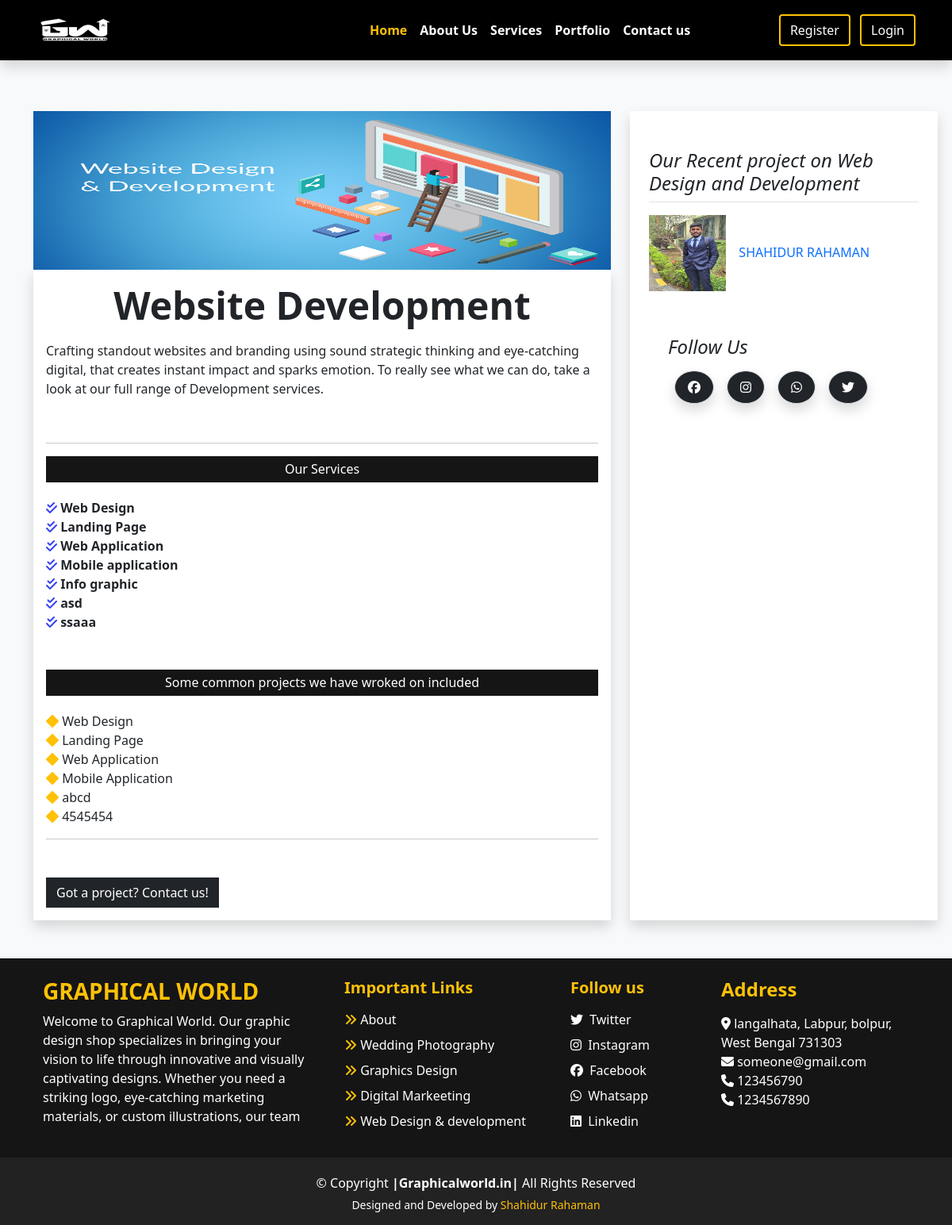
Screenshot of /webdev-details.php with the database file from the repository.
### tables this page shows
CREATE TABLE `s_content` (
  `id` int(11) NOT NULL,
  `image` varchar(255) DEFAULT NULL,
  `about` text DEFAULT NULL,
  `type` varchar(255) DEFAULT NULL
);

CREATE TABLE `s_services` (
  `id` int(11) NOT NULL,
  `s_s_name` varchar(255) DEFAULT NULL,
  `type` varchar(255) DEFAULT NULL
);

CREATE TABLE `s_s_c_project` (
  `id` int(11) NOT NULL,
  `ssc_name` varchar(255) DEFAULT NULL,
  `type` varchar(255) DEFAULT NULL
);

CREATE TABLE `portfolio` (
  `id` int(11) NOT NULL,
  `image` varchar(255) NOT NULL,
  `name` varchar(255) DEFAULT NULL,
  `category` varchar(255) DEFAULT NULL
);

CREATE TABLE `footer` (
  `id` int(11) NOT NULL,
  `f_heading` varchar(255) DEFAULT NULL,
  `f_body` varchar(255) DEFAULT NULL
);

CREATE TABLE `contact_us` (
  `id` int(11) NOT NULL,
  `address` varchar(255) DEFAULT NULL,
  `heading` varchar(255) DEFAULT NULL,
  `ph1` varchar(255) DEFAULT NULL,
  `ph2` varchar(255) DEFAULT NULL,
  `email` varchar(255) DEFAULT NULL,
  `fb` varchar(255) DEFAULT NULL,
  `insta` varchar(255) DEFAULT NULL,
  `tw` varchar(255) DEFAULT NULL,
  `whatp` varchar(255) DEFAULT NULL,
  `g_map` varchar(255) DEFAULT NULL
);

### webdev-details.php (the view, shortened to what this page needs)
<!DOCTYPE html>
<html lang="en">
<head>
<?php
require_once("common_content/upper_links.php");
?>
</head>
<body class="bg-light">
<?php
require_once("common_content/navbar.php");
?>
<div class="container mb-5">
    <div class="row g-5 mt-3">
      <div class="col-md-8">
                            <?php
                                require_once("dashboard/partials/DBconnect.php");
                                $sql = "SELECT * FROM s_content WHERE id = 2";
                                $stmt = $connectingDB->query($sql);
                                while($Data = $stmt->fetch()) {
                                  $image = $Data["image"];
                                  $about = $Data["about"];
                                  $type = $Data["type"];
                                }
                                ?>
        <img src="dashboard/images/<?php echo $image; ?>" height="200px" width="100%" class="" alt="<?php echo $image; ?>" />
        <article class="blog-post shadow p-3 bg-white">
          <h2 class="display-5 link-body-emphasis mb-3 fw-bold text-center">
            <?php echo $type; ?>
          </h2>
          <p>
           <?php echo $about; ?>
          </p>
          </p><br>
          <hr>
          <div class="blog_details">
            <h5>Our Services</h5>
          </div>
          <div class="our_services">
            <div class="row">
              <div class="col-lg-4">
                          <?php
                                $sql2 = "SELECT * FROM s_services WHERE type ='Website Development'";
                                $stmt2 = $connectingDB->query($sql2);
                                while($Data2 = $stmt2->fetch()) {
                                  $s_s_name = $Data2["s_s_name"];
                                ?>
                <i class="fa-solid fa-check-double" style="color: #3440f4"></i>
                <span class="fw-bold"><?php echo $s_s_name; ?></span><br />
                <?php } ?>
              </div>
            </div>
          </div>
          <br><br>
          <div class="bg-white blog_details">
            <h5>Some common projects we have wroked on included</h5>
          </div>
          <ul class="list-unstyled">
                              <?php
                                $sql3= "SELECT * FROM s_s_c_project WHERE type ='Website Development'";
                                $stmt3 = $connectingDB->query($sql3);
                                while($Data3 = $stmt3->fetch()) {
                                  $ssc_name = $Data3["ssc_name"];
                                ?>
            <li>
              <i class="fa-solid fa-diamond text-warning"></i> <?php echo $ssc_name; ?>
            </li>
            <?php } ?>
          </ul>
          <hr>
          <nav class="blog-pagination mt-5" aria-label="Pagination">
            <a href="contact_us"><button type="button" class="btn btn-dark rounded-0">
                Got a project? Contact us!
              </button></a>
          </nav>
        </article>
      </div>
      <div class="col-md-4 shadow bg-white">
        <div class="position-sticky mt-5" style="top: 2rem">
          <div>
            <h4 class="fst-italic">
              Our Recent project on Web Design and Development
            </h4>
            <ul class="list-unstyled">
            <?php
                                $sql3= "SELECT * FROM portfolio WHERE category ='Website Development'";
                                $stmt3 = $connectingDB->query($sql3);
                                while($Data3 = $stmt3->fetch()) {
                                  $portfolio_image = $Data3["image"];
                                  $portfolio_name = $Data3["name"];
                                ?>
              <li>
                <a class="d-flex flex-column flex-lg-row gap-3 align-items-start align-items-lg-center py-3 link-body-emphasis text-decoration-none border-top"
                  href="portfolio">
                  <img class="bd-placeholder-img" src="dashboard/images/<?php echo $portfolio_image; ?>" width="100%" height="96" alt="<?php echo $image; ?>">
                  <div class="col-lg-8">
                    <h6 class="mb-0"><?php echo $portfolio_name; ?></h6>
                  </div>
                </a>
              </li>
              <?php } ?>
            </ul>
          </div>
          <div class="p-4">
            <h4 class="fst-italic">Follow Us</h4>
                                    <?php
                                       $sql5 = "SELECT * FROM  contact_us";
                                       $stmt5 = $connectingDB->query($sql5);
                                       while ($Data5 = $stmt5->fetch()) {
                                           $facebook = $Data5["fb"];
                                           $instagram = $Data5["insta"];
                                           $twitter = $Data5["tw"];
                                           $whatsapp = $Data5["whatp"];
                                       }
                                       ?>
            <ol class="list-unstyled" style="display: flex">
              <li class="m-2 border bg-dark border-black shadow px-3 py-2 rounded-circle">
                <a class="text-decoration-none text-white" href="<?php echo $facebook; ?>" target="_blank"><i class="fab fa-facebook"></i></a>
              </li>
              <li class="m-2 border bg-dark border-black shadow px-3 py-2 rounded-circle">
                <a class="text-decoration-none text-white" href="<?php echo $instagram; ?>" target="_blank"><i class="fab fa-instagram"></i></a>
              </li>
              <li class="m-2 border bg-dark border-black shadow px-3 py-2 rounded-circle">
                <a class="text-decoration-none text-white" href="<?php echo $whatsapp; ?>" target="_blank" target="_blank"><i class="fab fa-whatsapp"></i></a>
              </li>
              <li class="m-2 border bg-dark border-black shadow px-3 py-2 rounded-circle">
                <a class="text-decoration-none text-white" href="<?php echo $twitter; ?>" target="_blank"><i class="fab fa-twitter"></i></a>
              </li>
            </ol>
          </div>
        </div>
      </div>
    </div>
  </div>
<?php
require_once("common_content/footer.php");
?>
</body>
</html>

### common_content/footer.php
  <div class="container-fluid footer text-white" style="border-top: 1px black solid;">
    <div class="container">
      <div class="row">
        <div class="col-lg-4 p-4">
        <?php
         require_once("dashboard/partials/DBconnect.php");
         $sql1 = "SELECT * FROM footer";
         $stmt1 = $connectingDB->query($sql1);
         while ($Data1 = $stmt1->fetch()) {
             $f_heading = $Data1["f_heading"];
             $f_body = $Data1["f_body"];
         }
         ?>
          <h3 class="h-font fw-bold fs-3 text-warning text-uppercase"><?php echo $f_heading; ?></h3>
          <p>
           <?php echo $f_body; ?>
          </p>
        </div>
        <div class="col-lg-3 p-4">
          <h5 class="mb-3 fw-bold text-warning">Important Links</h5>
          <a href="about_us" class="d-inline-block mb-2 text-white text-decoration-none">
            <i class="fa-solid fa-angles-right text-warning"></i><span class="fot"> About</span></a><br>
          <a href="wedding-photography-details" class="d-inline-block mb-2 text-white text-decoration-none">
            <i class="fa-solid fa-angles-right text-warning"></i><span class="fot"> Wedding Photography</span></a><br>
          <a href="graphics-design-details" class="d-inline-block mb-2 text-white text-decoration-none">
            <i class="fa-solid fa-angles-right text-warning"></i><span class="fot"> Graphics Design</span></a><br>
          <a href="digital-markeeting-details" class="d-inline-block mb-2 text-white text-decoration-none">
            <i class="fa-solid fa-angles-right text-warning"></i><span class="fot"> Digital Markeeting</span></a><br>
          <a href="webdev-details" class="d-inline-block mb-2 text-white text-decoration-none">
            <i class="fa-solid fa-angles-right text-warning"></i><span class="fot"> Web Design & development</span></a><br>
        </div>
        <div class="col-lg-2 p-4">
          <h5 class="mb-3 fw-bold text-warning">Follow us</h5>
          <a href="#" class="d-inline-block text-white text-decoration-none mb-2"><i class="fab fa-twitter me-1"></i>
            Twitter</a><br>
          <a href="#" class="d-inline-block text-white text-decoration-none mb-2"><i class="fab fa-instagram me-1"></i>
            Instagram</a><br>
          <a href="#" class="d-inline-block text-white text-decoration-none mb-2"><i class="fab fa-facebook me-1"></i>
            Facebook</a><br>
          <a href="#" class="d-inline-block text-white text-decoration-none mb-2"><i class="fab fa-whatsapp me-1"></i>
            Whatsapp</a><br>
          <a href="#" class="d-inline-block text-white text-decoration-none mb-2"><i class="fab fa-linkedin me-1"></i>
            Linkedin</a><br>
        </div>
        <div class="col-lg-3 p-4">
          <?php
          $sql2 = "SELECT * FROM contact_us";
          $stmt2 = $connectingDB->query($sql2);
          while ($Data2 = $stmt2->fetch()) {
              $address = $Data2["address"];
              $email = $Data2["email"];
              $ph1 = $Data2["ph1"];
              $ph2 = $Data2["ph2"];
          }
          ?>
          <h4 class="mb-3 fw-bold text-warning">Address</h4>
          <i class="fa-solid fa-location-dot"></i> <?php echo $address; ?>
          <br>
          <i class="fa-solid fa-envelope"></i> <?php echo $email; ?> <br>
          <i class="fa-solid fa-phone"></i> <?php echo $ph1; ?> <br>
          <i class="fa-solid fa-phone"></i> <?php echo $ph2; ?> <br>
        </div>
      </div>
    </div>
  </div>
  <div class="second-footer m-0" style="background-color: #222222;">
    <div class="container">
        <div class="copyright">
          © Copyright <strong><span>|Graphicalworld.in|</span></strong> All Rights Reserved
        </div>
        <div class="credits">
          Designed and Developed by <a href="" class="text-decoration-none text-warning">Shahidur Rahaman</a>
        </div>
      </div>
</div>

### css/style.css (style rules this page uses)
.blog_details h5 { background-color: #151515; color: #fff; padding: 7px 0; font-size: 16px; margin-bottom: 20px; text-align: center; }
.footer { background-color: #151515; }
.second-footer .copyright { text-align: center; padding-top: 20px; color: white; }
.second-footer .credits { padding-top: 5px; text-align: center; font-size: 14px; color: #fff; padding-bottom: 15px; }

### rows the page displays
s_content: image (picture), type "Website Development", about "Crafting standout websites and branding using sound strategic thinking and eye-catching digital, that creates in\u0002stant impact and sparks emotion. To really see what we can do, take a look at our full range of Development services."
s_services: s_s_name "Web Design"
s_services: s_s_name "Landing Page"
s_services: s_s_name "Web Application"
s_services: s_s_name "Mobile application"
s_services: s_s_name "Info graphic"
s_services: s_s_name "asd"
s_services: s_s_name "ssaaa"
s_s_c_project: ssc_name "Web Design"
s_s_c_project: ssc_name "Landing Page"
s_s_c_project: ssc_name "Web Application"
s_s_c_project: ssc_name "Mobile Application"
s_s_c_project: ssc_name "abcd"
s_s_c_project: ssc_name "4545454"
portfolio: image (picture), name "SHAHIDUR RAHAMAN"
footer: f_heading "GRAPHICAL WORLD", f_body "Welcome to Graphical World. Our graphic design shop specializes in bringing your vision to life through innovative and visually captivating designs. Whether you need a striking logo, eye-catching marketing materials, or custom illustrations, our team"
contact_us: address "langalhata, Labpur, bolpur, West Bengal 731303", email "someone@gmail.com", ph1 "123456790", ph2 "1234567890"
